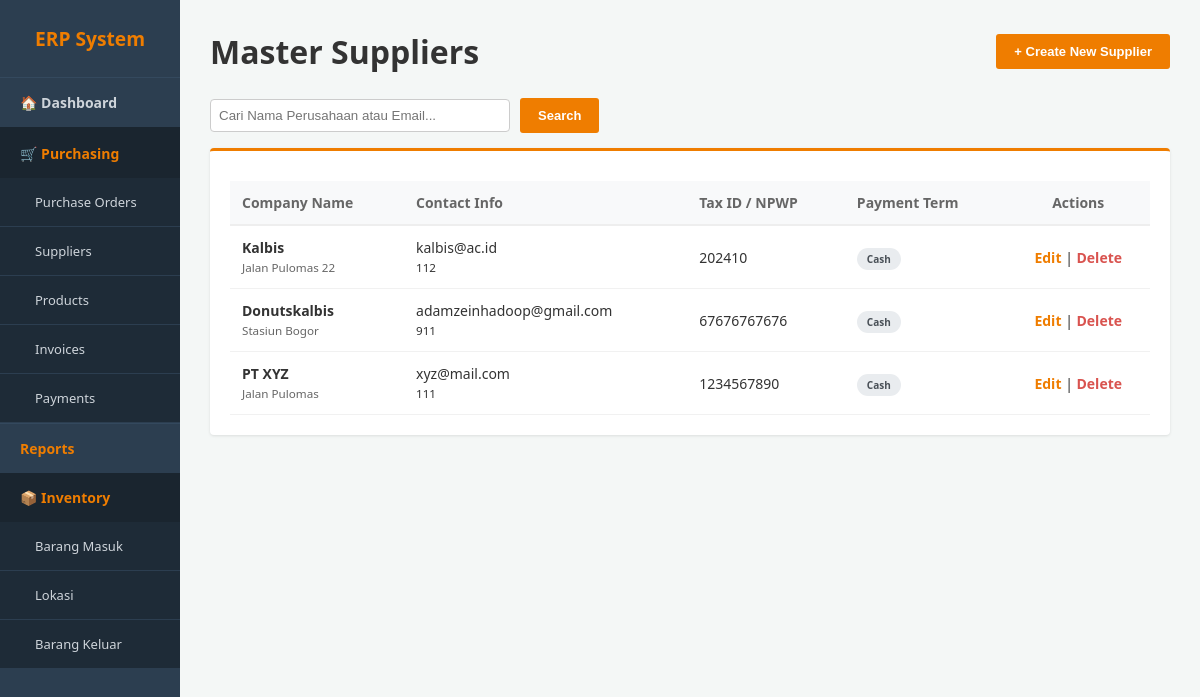
The app's page /supplier.php, older data.
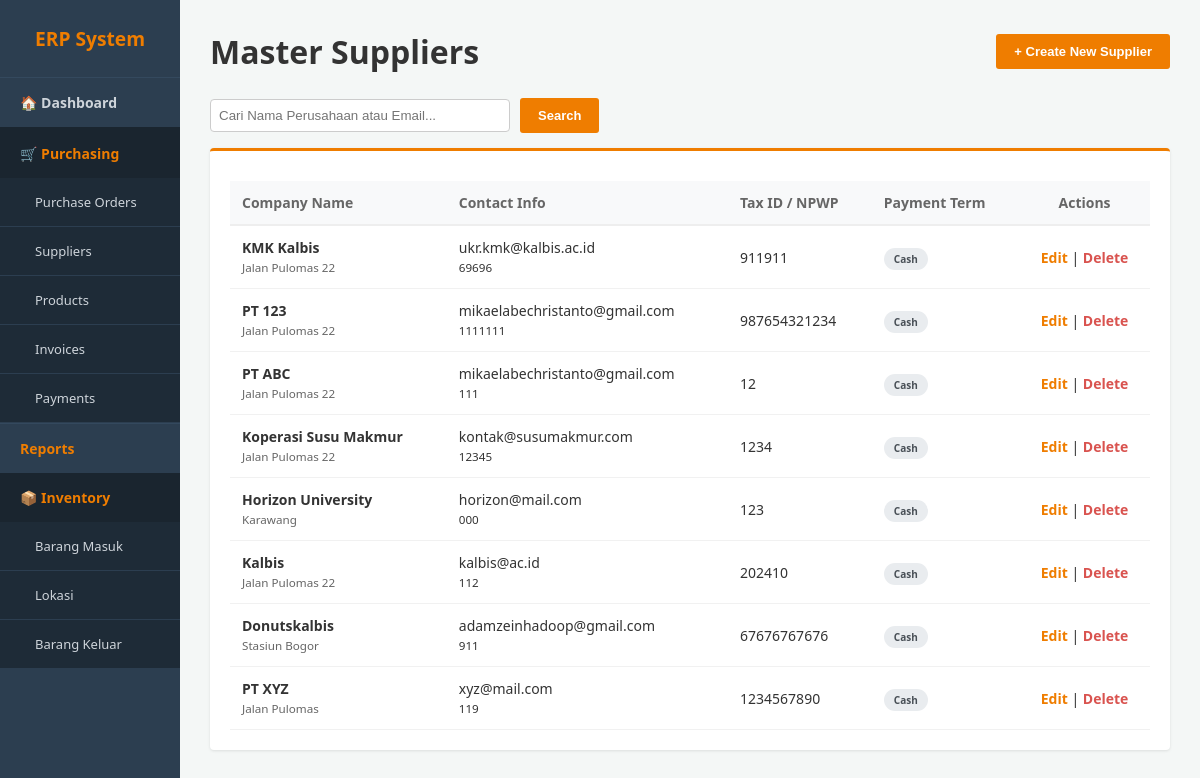
The same page, newer data.
### tables this page shows
CREATE TABLE `supplier` (
  `id_supplier` int(11) NOT NULL,
  `nama_perusahaan` varchar(100) NOT NULL,
  `alamat_lengkap` text DEFAULT NULL,
  `email_bisnis` varchar(50) DEFAULT NULL,
  `no_telepon` varchar(20) DEFAULT NULL,
  `npwp_tax_id` varchar(30) DEFAULT NULL,
  `term_pembayaran_default` varchar(50) DEFAULT NULL,
  `mata_uang` char(3) DEFAULT 'IDR'
);

### supplier.php (the view, shortened to what this page needs)
<?php
include 'config.php';
include 'header.php';
?>
<div class="header-bar">
    <h1>Master Suppliers</h1>
    <button onclick="toggleForm()" class="btn-orange">
        <?= isset($_GET['edit']) ? 'Editing Mode' : '+ Create New Supplier' ?>
    </button>
</div>
<div style="margin-bottom: 15px;">
    <form method="GET" action="supplier.php" style="display:flex; gap:10px; align-items:center;">
        <input type="text" name="search" placeholder="Cari Nama Perusahaan atau Email..." style="padding: 8px; width: 300px; border: 1px solid #ccc; border-radius: 4px;" value="<?= isset($_GET['search']) ? htmlspecialchars($_GET['search']) : '' ?>">
        <button type="submit" class="btn-orange">Search</button>
    </form>
</div>
<div class="card">
    <table>
        <thead>
            <tr>
                <th>Company Name</th>
                <th>Contact Info</th>
                <th>Tax ID / NPWP</th>
                <th>Payment Term</th>
                <th style="text-align:center">Actions</th>
            </tr>
        </thead>
        <tbody>
            <?php
            $search_query = "";
            $result = mysqli_query($conn, "SELECT * FROM supplier $search_query ORDER BY id_supplier DESC");
            if (mysqli_num_rows($result) > 0) {
                while($row = mysqli_fetch_assoc($result)) {
                    echo "<tr>
                        <td>
                            <strong>{$row['nama_perusahaan']}</strong><br>
                            <small style='color:#666'>{$row['alamat_lengkap']}</small>
                        </td>
                        <td>
                            {$row['email_bisnis']}<br>
                            <small>{$row['no_telepon']}</small>
                        </td>
                        <td>{$row['npwp_tax_id']}</td>
                        <td><span class='badge bg-draft'>{$row['term_pembayaran_default']}</span></td>
                        <td style='text-align:center'>
                            <a href='supplier.php?edit={$row['id_supplier']}' style='color:#ef7d00; text-decoration:none; font-weight:bold;'>Edit</a> |
                            <a href='supplier.php?delete={$row['id_supplier']}' style='color:#d9534f; text-decoration:none; font-weight:bold;' onclick='return confirm(\"Yakin ingin menghapus supplier ini?\")'>Delete</a>
                        </td>
                    </tr>";
                }
            } else {
                echo "<tr><td colspan='5' style='text-align:center; padding:20px;'>Belum ada data supplier.</td></tr>";
            }
            ?>
        </tbody>
    </table>
</div>
<?php echo "</div></body></html>"; ?>

Row changes from the older to the newer data that the page shows:
added supplier: nama_perusahaan "KMK Kalbis", alamat_lengkap "Jalan Pulomas 22", email_bisnis "ukr.kmk@kalbis.ac.id", no_telepon "69696", npwp_tax "911911", term_pembayaran_default "Cash"
added supplier: nama_perusahaan "PT 123", alamat_lengkap "Jalan Pulomas 22", email_bisnis "mikaelabechristanto@gmail.com", no_telepon "1111111", npwp_tax "987654321234", term_pembayaran_default "Cash"
added supplier: nama_perusahaan "PT ABC", alamat_lengkap "Jalan Pulomas 22", email_bisnis "mikaelabechristanto@gmail.com", no_telepon "111", npwp_tax "12", term_pembayaran_default "Cash"
added supplier: nama_perusahaan "Koperasi Susu Makmur", alamat_lengkap "Jalan Pulomas 22", email_bisnis "kontak@susumakmur.com", no_telepon "12345", npwp_tax "1234", term_pembayaran_default "Cash"
added supplier: nama_perusahaan "Horizon University", alamat_lengkap "Karawang", email_bisnis "horizon@mail.com", no_telepon "000", npwp_tax "123", term_pembayaran_default "Cash"
changed supplier "PT XYZ": no_telepon "111" → "119"
